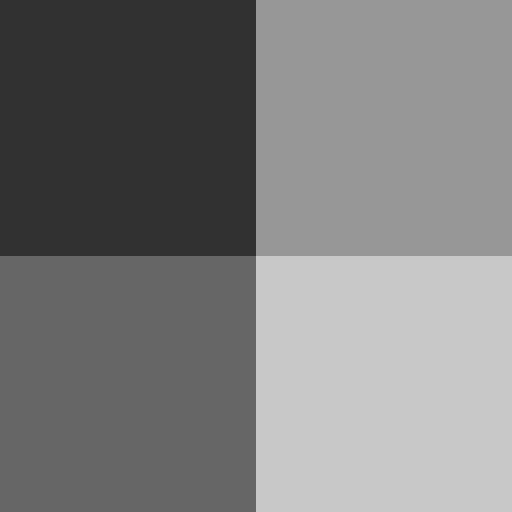
#> input picture Data/testGrayImage.png, 512 x 512 px, found by its file name; the run also reads 2 pictures not shown here
$ jupyter execute 'Expectation maximization clustering.ipynb'
#> lines starting #> are read from the running program, lines starting #| are printed output that depends on the picture; long printed decimals are rounded
[cell 1]
import numpy as np
import pandas as pd
import matplotlib.pyplot as plt
import seaborn as sns
import itertools
from PIL import Image
from scipy.io import loadmat


np.random.seed(7)

[cell 2]
def gaussian(x, mu, sigma):
    return 1./(np.sqrt(2.*np.pi)*sigma)*np.exp(-np.power((x - mu)/sigma, 2.)/2)

# 1. EM Algorithm

[cell 3]
class EM:
    def __init__(self, K, P, GMM, eps=0.01):
        self.K = K
        self.P = P
        self.eps = eps
        self.mu = GMM[0]
        self.sigma = GMM[1]

    def fit(self, data, max_iter=1000):
      N = data.shape[0]

      for iter in range(max_iter):
        # Expectation step
        G = gaussian(data, self.mu, self.sigma)
        PG = self.P * G
        F = PG.sum(axis=1, keepdims=True) + 1e-8
        Z = PG / F  # sample-class probabilities

        # Maximization step
        sigma_Z_X = (Z * data).sum(axis=0, keepdims=True)
        sigma_Z = Z.sum(axis=0, keepdims=True) + 1e-8
        mu = sigma_Z_X / sigma_Z # new means

        X_mu_sq = np.power(data - mu, 2)
        sigma_Z_X_mu_sq = (Z * X_mu_sq).sum(axis=0, keepdims=True)
        sigma = np.sqrt(sigma_Z_X_mu_sq / sigma_Z) # new variances
        P = sigma_Z / N # new class probabilities

        # stopping condition
        PI_mu = np.prod(np.abs(mu - self.mu), keepdims=True)
        PI_sig = np.prod(np.abs(sigma - self.sigma), keepdims=True)
        PI_P = np.prod(P)
        if(PI_mu < self.eps and PI_sig < self.eps and PI_P < self.eps):
          print(f"Convergence in {iter + 1} iterations.")
          break
        else:
          # parameter update
          self.mu = mu
          self.sigma = sigma
          self.P = P

    def cluster(self, data):
      G = gaussian(data.reshape(-1, 1), self.mu, self.sigma)
      return np.argmax(G, axis=1).reshape(data.shape)

# 2. EM on Dataset 3

## Confusuion Matrix Helper

[cell 4]
def dataset3_confusion(y_true, y_pred, visualize):

  # correct types
  y_true = y_true.astype('int64')
  y_pred = y_pred.astype('int64')

  # all possible label permutations (actual to predicted)
  permutations = list(itertools.permutations([0, 1, 2, 3]))

  max_arg = 0
  max_trace = 0

  # initialize confusion matriices
  confusion = np.zeros((len(permutations), 4, 4));

  for perm_idx, perm in enumerate(permutations):

    # map predicted to actual labels
    inv_perm = {}
    for i, elem in enumerate(perm):
      inv_perm[elem] = i

    # populate confusuion matrix
    for actual, predicted in zip(y_true, y_pred):
      confusion[perm_idx, actual, inv_perm[predicted]] += 1

    trace = np.trace(confusion[perm_idx])

    if trace > max_trace:
      max_arg = perm_idx
      max_trace = trace

  # recover the best confusion matrix
  if(visualize):
    confusion_df = pd.DataFrame(confusion[max_arg], [0, 1, 2, 3], [0, 1, 2, 3])
    confusion_df.index.name = 'Actual'
    confusion_df.columns.name = 'Predicted'
    sns.set(font_scale=1.5)
    sns.heatmap(confusion_df,cmap="vlag", annot=True, annot_kws={"size": 20}, fmt='g')
    plt.show()

  return confusion[max_arg]

## Dataset Loading

[cell 5]
# read the images
orig = plt.imread('Data/testGrayImage.png')
#> orig is the input picture: shape (512, 512) float32; min 0.196, max 0.784, mean 0.49
low = plt.imread('Data/testGrayImage_low.png')
mid = plt.imread('Data/testGrayImage_mid.png')
hi = plt.imread('Data/testGrayImage_hi.png')
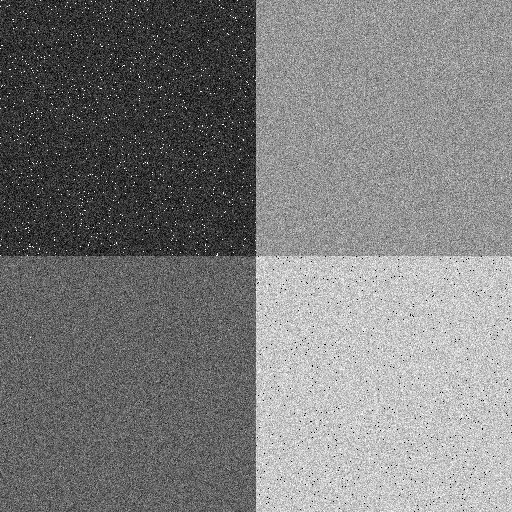
#> input picture Data/testGrayImage_hi.png, 512 x 512 px, found by its file name
#> hi is the input picture: shape (512, 512) float32; min 0, max 1, mean 0.49

# combine images in one array
dataset3 = np.array([orig, low, mid, hi]) * 255

dataset3.shape
# ground truth
y_true = np.zeros((512, 512))
y_true[:256, :256] = 0
y_true[:256, 256:] = 2
y_true[256:, :256] = 1
y_true[256:, 256:] = 3
y_true = y_true.reshape(-1)

## Parameter Initialization

[cell 6]
K = 4
P = np.array([1/K] * K)
GMM = np.array([[25., 90., 160., 240.],[1., 1., 1., 1.]])
eps = 0.01

## Applying EM on TestGrayImage_low

[cell 7]
model = EM(K, P, GMM, eps)
model.fit(dataset3[1].reshape(-1, 1))
#> the loop in fit, `for iter in range(max_iter):` made 9 passes
#> (sigma_Z_X, sigma_Z, sigma_Z_X_mu_sq, PI_mu, PI_sig, PI_P, self.mu, self.sigma) on passes 1 to 3: ([[50756.2, 1682667, 2690775, 3869.7]], [[1862.3, 18510.7, 16927, 16.37]], [[13471.2, 178276.8, 161907.6, 52.7]], [7.65], [5.91], 2.02e-09, [[27.25, 90.9, 159, 236.4]], [[2.69, 3.1, 3.09, 1.79]]), ([[396824.7, 4846272.4, 7516342.7, 19774.1]], [[11371.4, 50646.7, 48888.7, 85.16]], [[241008.2, 2758357.6, 2577713.3, 541]], [794.5], [24.79], 5.08e-07, [[34.9, 95.69, 153.7, 232.2]], [[4.6, 7.38, 7.26, 2.52]]), ([[2337739.6, 7341372.4, 12580877.9, 199224.9]], [[51079, 78428.7, 80424.4, 885.2]], [[2896345.1, 20747509.3, 23589887.1, 9438.4]], [434.1], [191], 6.04e-05, [[45.77, 93.61, 156.4, 225.1]], [[7.53, 16.26, 17.13, 3.27]])
#> (sigma_Z_X, sigma_Z, mu, sigma_Z_X_mu_sq, sigma, P, PI_mu, PI_sig) on pass 9: ([[3211920.4, 6000307.2, 22984617.3, 438862.3]], [[65065.2, 60961.8, 134044.7, 2071.7]], [[49.36, 98.43, 171.5, 211.8]], [[6276425.2, 5770473.3, 112804273.3, 26268.6]], [[9.82, 9.73, 29.01, 3.56]], [[0.248, 0.233, 0.511, 0.0079]], [0.00549], [0.00135])

# GMM parameters
print(f"GMM means: {model.mu.astype('uint8')}")
#| GMM means: [[ 49  98 171 213]]
print(f"GMM variances: {model.sigma.astype('uint8')}")
#| GMM variances: [[ 9 10 28  3]]
print(f"Class Probs: {model.P}")
#| Class Probs: [[0.2459 0.2375 0.5106  0.006032]]

[cell 8]
# classification matrix
y_pred = model.cluster(dataset3[1])
#> in cluster, `return np.argmax(G, axis=1).reshape(data.shape)`:
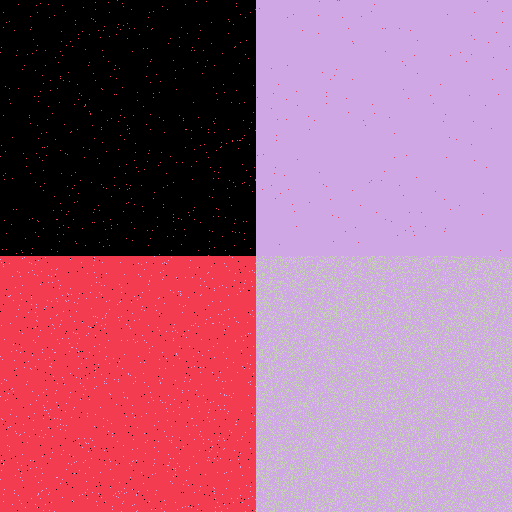
#> returned value: shape (512, 512) int64; 4 distinct labels, from 0 to 3; one colour per label, 0 black
plt.matshow(y_pred);

[cell 9]
# Confusion matrix
cf = dataset3_confusion(y_true, y_pred.reshape(-1), True);
#> in dataset3_confusion, `plt.show()`:
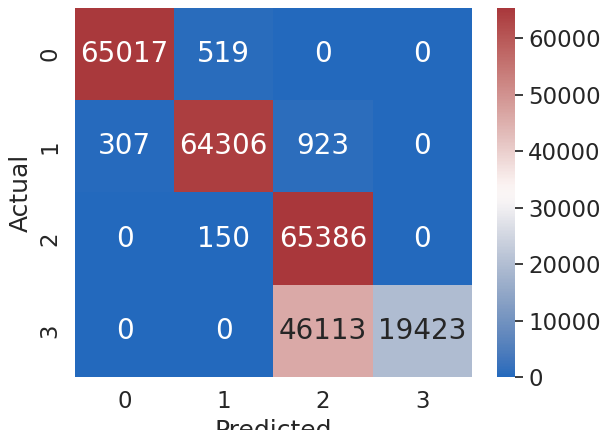
#> figure drawn by matplotlib, 2 panels
#> cf = [[65017, 519, 0, 0], [307, 64306, 923, 0], [0, 150, 65386, 0], [0, 0, 46113, 19423]]
cf_trace = np.trace(cf)
#> cf_trace = 214132
print(f"Total accuracy = {(cf_trace / (512 * 512)) * 100}%")
#| Total accuracy = 81.685%
print(f"Class 1 accuracy = {(cf[0,0] / ((512 * 512) / 4)) * 100}%")
#| Class 1 accuracy = 99.208%
print(f"Class 2 accuracy = {(cf[1,1] / ((512 * 512) / 4)) * 100}%")
#| Class 2 accuracy = 98.123%
print(f"Class 3 accuracy = {(cf[2,2] / ((512 * 512) / 4)) * 100}%")
#| Class 3 accuracy = 99.771%
print(f"Class 4 accuracy = {(cf[3,3] / ((512 * 512) / 4)) * 100}%")
#| Class 4 accuracy = 29.637%

## Applying EM on TestGrayImage_mid

[cell 10]
model = EM(K, P, GMM, eps)
model.fit(dataset3[2].reshape(-1, 1))
#> the loop in fit (call 2), `for iter in range(max_iter):` made 10 passes
#> (sigma_Z_X, sigma_Z, sigma_Z_X_mu_sq, PI_mu, PI_sig, PI_P, self.mu, self.sigma) on passes 1 to 3: ([[139585.6, 1481680.2, 2531936.2, 132901.9]], [[5349.9, 16389.2, 15866.5, 557.9]], [[51837.8, 167878.9, 163149.8, 4730.7]], [0.337], [19.61], 1.64e-07, [[26.09, 90.41, 159.6, 238.2]], [[3.11, 3.2, 3.21, 2.91]]), ([[625067, 4251615.9, 7162277, 665843.9]], [[19189.5, 45907.1, 45543, 2885.8]], [[953130.7, 3806360.1, 3842900.9, 78592.2]], [247.3], [320.5], 2.45e-05, [[32.57, 92.61, 157.3, 230.7]], [[7.05, 9.11, 9.19, 5.22]]), ([[2001434.2, 7769571.6, 17590462.9, 4519101.1]], [[47022.3, 84323.8, 106145.6, 20921.1]], [[5413227, 28815567.5, 57617161.5, 1321063.1]], [589.2], [1329.4], 0.00186, [[42.56, 92.14, 165.7, 216]], [[10.73, 18.49, 23.3, 7.95]])
#> (sigma_Z_X, sigma_Z, mu, sigma_Z_X_mu_sq, sigma, P, PI_mu, PI_sig) on pass 10: ([[2472128.2, 7223066.3, 17172484.7, 5773454.5]], [[53582.5, 75594.8, 104972.9, 27993.1]], [[46.14, 95.55, 163.6, 206.2]], [[9416049.8, 34888484.4, 89617202.8, 2812019.7]], [[13.26, 21.48, 29.22, 10.02]], [[0.204, 0.288, 0.4, 0.107]], [0.00804], [9.32e-05])

# GMM parameters
print(f"GMM means: {model.mu.astype('uint8')}")
#| GMM means: [[ 45  95 164 206]]
print(f"GMM variances: {model.sigma.astype('uint8')}")
#| GMM variances: [[13 21 29  9]]
print(f"Class Probs: {model.P}")
#| Class Probs: [[0.2026 0.2914 0.4041 0.1019]]

[cell 11]
# classification matrix
y_pred = model.cluster(dataset3[2])
#> in cluster (call 2), `return np.argmax(G, axis=1).reshape(data.shape)`:
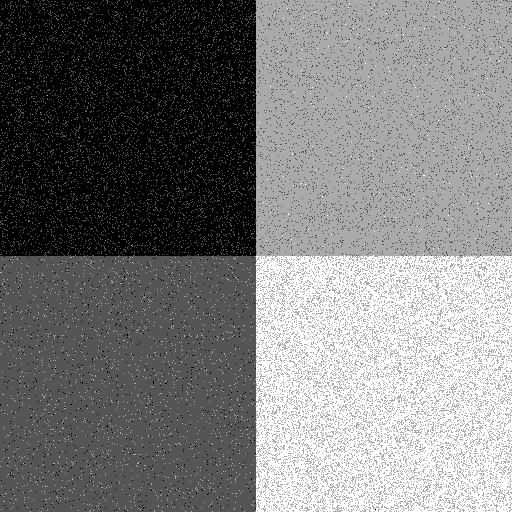
#> returned value: shape (512, 512) int64; min 0, max 3, mean 1.45; drawn with min black and max white
plt.matshow(y_pred);

[cell 12]
# Confusion matrix
cf = dataset3_confusion(y_true, y_pred.reshape(-1), True);
#> call 2 of dataset3_confusion, with y_true = array of shape (262144,), y_pred = array of shape (262144,), visualize = True
#> in dataset3_confusion (call 2), `plt.show()`:
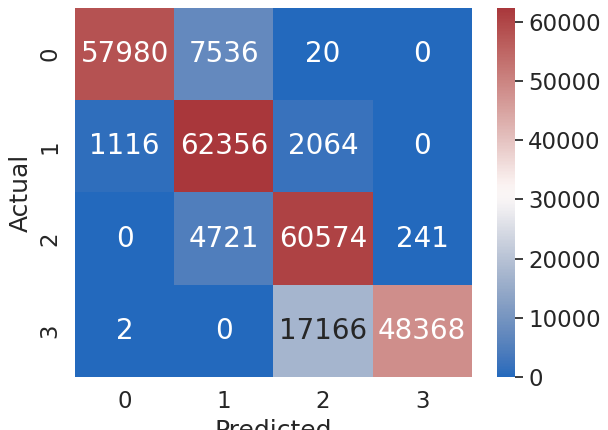
#> figure drawn by matplotlib, 2 panels
#> cf = [[57980, 7536, 20, 0], [1116, 62356, 2064, 0], [0, 4721, 60574, 241], [2, 0, 17166, 48368]]
cf_trace = np.trace(cf)
#> cf_trace = 229278
print(f"Total accuracy = {(cf_trace / (512 * 512)) * 100}%")
#| Total accuracy = 87.463%
print(f"Class 1 accuracy = {(cf[0,0] / ((512 * 512) / 4)) * 100}%")
#| Class 1 accuracy = 88.470%
print(f"Class 2 accuracy = {(cf[1,1] / ((512 * 512) / 4)) * 100}%")
#| Class 2 accuracy = 95.148%
print(f"Class 3 accuracy = {(cf[2,2] / ((512 * 512) / 4)) * 100}%")
#| Class 3 accuracy = 92.429%
print(f"Class 4 accuracy = {(cf[3,3] / ((512 * 512) / 4)) * 100}%")
#| Class 4 accuracy = 73.804%

## Applying EM on TestGrayImage_hi

[cell 13]
model = EM(K, P, GMM, eps)
model.fit(dataset3[3].reshape(-1, 1))

# GMM parameters
print(f"GMM means: {model.mu.astype('uint8')}")
#| GMM means: [[ 40  92 162 213]]
print(f"GMM variances: {model.sigma.astype('uint8')}")
#| GMM variances: [[17 25 27 17]]
print(f"Class Probs: {model.P}")
#| Class Probs: [[0.1696  0.3312 0.3766 0.1225]]

[cell 14]
# classification matrix
y_pred = model.cluster(dataset3[3])
#> in cluster (call 3), `return np.argmax(G, axis=1).reshape(data.shape)`:
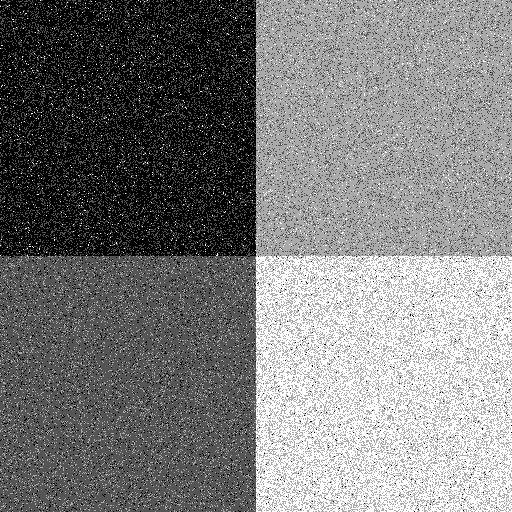
#> returned value: shape (512, 512) int64; min 0, max 3, mean 1.46; drawn with min black and max white
plt.matshow(y_pred);

[cell 15]
# Confusion matrix
cf = dataset3_confusion(y_true, y_pred.reshape(-1), True);
#> call 3 of dataset3_confusion, with y_true = array of shape (262144,), y_pred = array of shape (262144,), visualize = True
#> in dataset3_confusion (call 3), `plt.show()`:
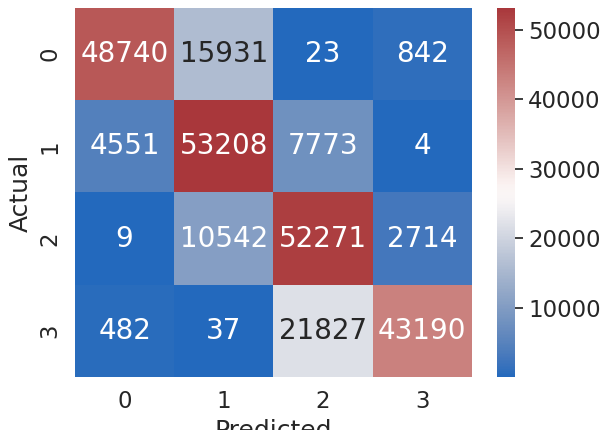
#> figure drawn by matplotlib, 2 panels
#> cf = [[48740, 15931, 23, 842], [4551, 53208, 7773, 4], [9, 10542, 52271, 2714], [482, 37, 21827, 43190]]
cf_trace = np.trace(cf)
#> cf_trace = 197409
print(f"Total accuracy = {(cf_trace / (512 * 512)) * 100}%")
#| Total accuracy = 75.306%
print(f"Class 1 accuracy = {(cf[0,0] / ((512 * 512) / 4)) * 100}%")
#| Class 1 accuracy = 74.371%
print(f"Class 2 accuracy = {(cf[1,1] / ((512 * 512) / 4)) * 100}%")
#| Class 2 accuracy = 81.189%
print(f"Class 3 accuracy = {(cf[2,2] / ((512 * 512) / 4)) * 100}%")
#| Class 3 accuracy = 79.759%
print(f"Class 4 accuracy = {(cf[3,3] / ((512 * 512) / 4)) * 100}%")
#| Class 4 accuracy = 65.903%
